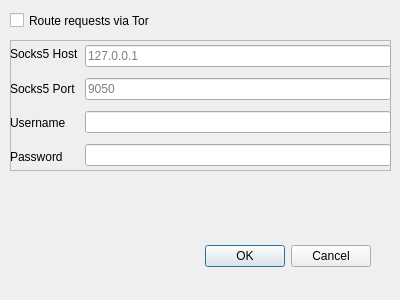
<?xml version="1.0" encoding="UTF-8"?>
<ui version="4.0">
 <class>Settings</class>
 <widget class="QDialog" name="Settings">
  <property name="geometry">
   <rect>
    <x>0</x>
    <y>0</y>
    <width>400</width>
    <height>300</height>
   </rect>
  </property>
  <property name="sizePolicy">
   <sizepolicy hsizetype="Expanding" vsizetype="Expanding">
    <horstretch>0</horstretch>
    <verstretch>0</verstretch>
   </sizepolicy>
  </property>
  <property name="windowTitle">
   <string>Dialog</string>
  </property>
  <widget class="QDialogButtonBox" name="buttonBox">
   <property name="geometry">
    <rect>
     <x>30</x>
     <y>240</y>
     <width>341</width>
     <height>32</height>
    </rect>
   </property>
   <property name="orientation">
    <enum>Qt::Horizontal</enum>
   </property>
   <property name="standardButtons">
    <set>QDialogButtonBox::Cancel|QDialogButtonBox::Ok</set>
   </property>
  </widget>
  <widget class="QCheckBox" name="torSettingsToggle">
   <property name="geometry">
    <rect>
     <x>10</x>
     <y>10</y>
     <width>399</width>
     <height>21</height>
    </rect>
   </property>
   <property name="text">
    <string>Route requests via Tor</string>
   </property>
  </widget>
  <widget class="QFrame" name="torSettings">
   <property name="geometry">
    <rect>
     <x>10</x>
     <y>40</y>
     <width>381</width>
     <height>131</height>
    </rect>
   </property>
   <property name="sizePolicy">
    <sizepolicy hsizetype="Expanding" vsizetype="Expanding">
     <horstretch>0</horstretch>
     <verstretch>0</verstretch>
    </sizepolicy>
   </property>
   <property name="frameShape">
    <enum>QFrame::StyledPanel</enum>
   </property>
   <property name="frameShadow">
    <enum>QFrame::Raised</enum>
   </property>
   <widget class="QWidget" name="horizontalLayoutWidget_3">
    <property name="geometry">
     <rect>
      <x>0</x>
      <y>0</y>
      <width>381</width>
      <height>131</height>
     </rect>
    </property>
    <layout class="QHBoxLayout">
     <property name="sizeConstraint">
      <enum>QLayout::SetMinimumSize</enum>
     </property>
     <item>
      <layout class="QVBoxLayout" name="verticalLayout_2">
       <item>
        <widget class="QLabel" name="hostLabel">
         <property name="text">
          <string>Socks5 Host</string>
         </property>
        </widget>
       </item>
       <item>
        <widget class="QLabel" name="portLabel">
         <property name="text">
          <string>Socks5 Port</string>
         </property>
        </widget>
       </item>
       <item>
        <widget class="QLabel" name="usernameLabel">
         <property name="text">
          <string>Username</string>
         </property>
        </widget>
       </item>
       <item>
        <widget class="QLabel" name="usernameLabel_2">
         <property name="text">
          <string>Password</string>
         </property>
        </widget>
       </item>
      </layout>
     </item>
     <item>
      <layout class="QVBoxLayout" name="verticalLayout_3">
       <property name="sizeConstraint">
        <enum>QLayout::SetMinimumSize</enum>
       </property>
       <item>
        <widget class="QLineEdit" name="hostInput">
         <property name="placeholderText">
          <string>127.0.0.1</string>
         </property>
        </widget>
       </item>
       <item>
        <widget class="QLineEdit" name="portInput">
         <property name="placeholderText">
          <string>9050</string>
         </property>
        </widget>
       </item>
       <item>
        <widget class="QLineEdit" name="usernameInput"/>
       </item>
       <item>
        <widget class="QLineEdit" name="passwordInput"/>
       </item>
      </layout>
     </item>
    </layout>
   </widget>
  </widget>
 </widget>
 <resources/>
 <connections>
  <connection>
   <sender>buttonBox</sender>
   <signal>accepted()</signal>
   <receiver>Settings</receiver>
   <slot>accept()</slot>
   <hints>
    <hint type="sourcelabel">
     <x>248</x>
     <y>254</y>
    </hint>
    <hint type="destinationlabel">
     <x>157</x>
     <y>274</y>
    </hint>
   </hints>
  </connection>
  <connection>
   <sender>buttonBox</sender>
   <signal>rejected()</signal>
   <receiver>Settings</receiver>
   <slot>reject()</slot>
   <hints>
    <hint type="sourcelabel">
     <x>316</x>
     <y>260</y>
    </hint>
    <hint type="destinationlabel">
     <x>286</x>
     <y>274</y>
    </hint>
   </hints>
  </connection>
 </connections>
</ui>
